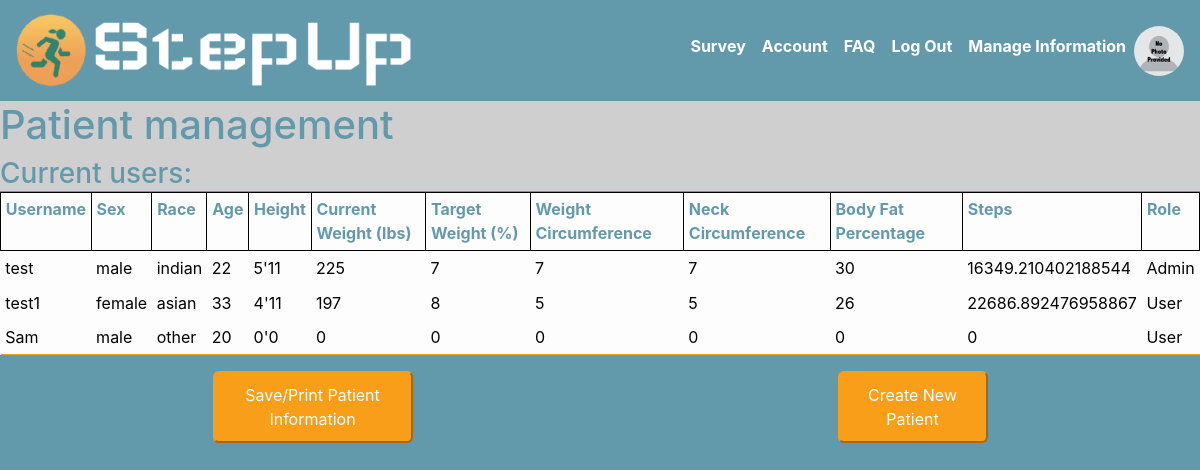
Page /auth/manage_users (signed in) on the committed database.
### tables this page shows
CREATE TABLE user
(
    username       TEXT NOT NULL,
    password       TEXT NOT NULL,
    email          TEXT NOT NULL,
    picture        BLOB,
    sex            TEXT NOT NULL,
    race           TEXT NOT NULL,
    age            INTEGER NOT NULL,
    feet           INTEGER NOT NULL,
    inches         INTEGER NOT NULL,
    userid         INTEGER PRIMARY KEY UNIQUE,
    current_weight INTEGER NOT NULL,
    target_weight  INTEGER NOT NULL,
    weight_circum  INTEGER NOT NULL,
    neck_circum    INTEGER NOT NULL,
    body_fat_per   INTEGER NOT NULL,
    steps          INTEGER NOT NULL,
    role           INTEGER NOT NULL,
    survey_update  TEXT NOT NULL
);

### step_up/auth.py (the view)
@bp.route('/manage_users', methods=('GET',))
@login_required
def manage_info():
    if g.user['role'] == 1:
        user_list = None
        if request.method == 'GET':
            database = get_database()
            user_list = database.execute(
                "SELECT * FROM user"
            ).fetchall()
        return render_template('auth/manage_info.html', user=user_list)
    else:
        abort(403)

### step_up/auth.py (called while the page is built)
def login_required(view):
    @functools.wraps(view)
    def wrapped_view(**kwargs):
        if g.user is None:
            return redirect(url_for('auth.login'))
        return view(**kwargs)
    return wrapped_view

@bp.before_app_request
def load_logged_in_user():
    userid = session.get('userid')
    if userid is None:
        g.user = None
    else:
        g.user = get_database().execute(
            "SELECT * FROM user WHERE userid = ?", (userid,)
        ).fetchone()

### step_up/database.py (called while the page is built)
def get_database():
    if 'database' not in g:
        g.database = sqlite3.connect(
            current_app.config['DATABASE'],
            detect_types=sqlite3.PARSE_DECLTYPES
        )
        g.database.row_factory = sqlite3.Row
    return g.database

def close_database(e=None):
    database = g.pop('database', None)
    if database is not None:
        database.close()

### step_up/templates/auth/manage_info.html (shortened to what this page needs)
{% extends 'base.html' %}
{% block content %}
    <div class="h1-h3">
        <h1>Patient management</h1>
        <h3>Current users:</h3>
    </div>
    <div style="overflow-x:auto; margin-top: -7px">
        <table class="table table-light table-sm" style="height:110px; width:100%; border-bottom: 1px solid #F89E19">
            <tr class="table-header">
                <th style="border:1px solid black">Username</th>
                <th style="border:1px solid black">Sex</th>
                <th style="border:1px solid black">Race</th>
                <th style="border:1px solid black">Age</th>
                <th style="border:1px solid black">Height</th>
                <th style="border:1px solid black">Current Weight (lbs)</th>
                <th style="border:1px solid black">Target Weight (%)</th>
                <th style="border:1px solid black">Weight Circumference</th>
                <th style="border:1px solid black">Neck Circumference</th>
                <th style="border:1px solid black">Body Fat Percentage</th>
                <th style="border:1px solid black">Steps</th>
                <th style="border:1px solid black">Role</th>
            </tr>
            {% if user %}
                {% set row = namespace(counter = 0) %}
                {% for user in user %}
                    {% set row.counter = row.counter + 1 %}
                    <tr>
                    <td style="color:black">{{ user['username'] }}</td>
                    <td style="color:black">{{ user['sex'] }}</td>
                    <td style="color:black">{{ user['race'] }}</td>
                    <td style="color:black">{{ user['age'] }}</td>
                    <td style="color:black">{{ user['feet'] }}'{{ user['inches'] }}</td>
                    <td style="color:black">{{ user['current_weight'] }}</td>
                    <td style="color:black">{{ user['target_weight'] }}</td>
                    <td style="color:black">{{ user['weight_circum'] }}</td>
                    <td style="color:black">{{ user['neck_circum'] }}</td>
                    <td style="color:black">{{ user['body_fat_per'] }}</td>
                    <td style="color:black">{{ user['steps'] }}</td>
                    {% if user['role'] == 1 %}
                        <td style="color:black">
                            Admin
                        </td>
                    {% else %}
                        <td style="color:black">
                            User
                        </td>
                    {% endif %}
                    </tr>
                {% endfor %}
            {% else %}
                <tr>
                    <td style="color:black">No users found!</td>
                </tr>
            {% endif %}
        </table>
    </div>
    <div class="d-flex justify-content-center">
        <button data-toggle="tooltip" data-placement="top" title="Print a copy of the income statement" type="button"
                style="display: block; border-color: #F89E19; margin: auto; padding: 10px; background-color: #F89E19; color: white; border-radius: 6px; width: 200px"
                onclick="alert('To save patient information, select Save as PDF from the Print dialog' ); window.print()">
            Save/Print Patient Information
        </button>
        <button data-toggle="tooltip" data-placement="top" title="Create a new user account" type="button"
                style="display: block; border-color: #F89E19; margin: auto; padding: 10px; background-color: #F89E19; color: white; border-radius: 6px; width: 150px"
                onclick="window.location.href='{{ url_for('auth.register') }}'">Create New Patient
        </button>
    </div>
{% endblock %}

### step_up/templates/base.html (shortened to what this page needs)
<!DOCTYPE html>
<html lang="en" xmlns="http://www.w3.org/1999/html">
<head>
    <link rel="stylesheet" href="{{url_for('static', filename = 'style.css') }}"/>
    <link rel="stylesheet" href=
"https://maxcdn.bootstrapcdn.com/bootstrap/4.4.1/css/bootstrap.min.css">
</head>
{% if g.user %}
<nav class="navbar sticky-top navbar-expand-lg navbar-light" style="background-color: #639AAB;"
     style="position: relative; z-index: 999; overflow: visible">
    <a class="navbar-brand" href={{ url_for('mainpage') }}> <img
            src="{{ url_for('static', filename='logo.png') }}" width="400" height="75"
            class="d-inline-block align-top" alt="Site logo">
    {% if g.user %}
        <div class="collapse navbar-collapse" id="navbarSupportedContent">
            <ul class="navbar-nav ml-auto">
                <li style="display:inline-block;">
                    <a class="nav-link" href="{{ url_for('auth.patient_survey') }}" style="text-decoration:none;
                        color:white; font-weight: bold;">Survey</a>
                </li>
                <li style="display:inline-block;">
                    <a class="nav-link" href="{{ url_for('auth.my_account') }}" style="text-decoration:none;
                        color:white; font-weight: bold;">Account</a>
                </li>
                <li style="display:inline-block;">
                    <a class="nav-link" href="{{ url_for('auth.help_page') }}" style="text-decoration:none;
                        color:white; font-weight: bold;">FAQ</a>
                </li>
                <li style="display:inline-block;">
                    <a class="nav-link" href="{{ url_for('auth.logout') }}" style="text-decoration:none;
                        color:white; font-weight: bold;">Log Out</a>
                </li>
                {% if g.user['role'] == 1 %}
                    <li style="display:inline-block;">
                        <a class="nav-link" href="{{ url_for('auth.manage_info') }}"style="text-decoration:none;
                            color:white; font-weight: bold;">Manage Information</a>
                    </li>
                {% endif %}
                <li style="display:inline-block;">
                    {% if g.user['picture'] %}
                        <img
                                 class="rounded-circle" width="50" height="50" alt="User's profile picture"/>
                    {% else %}
                        <img src="{{ url_for('static', filename='no_photo.png') }}" class="rounded-circle"
                                 width="50" height="50" alt="Placeholder profile picture"/>
                    {% endif %}
                </li>
            </ul>
        </div>
    {% endif %}
</nav>
{% endif %}
<section class="content">
    {% block content %}{% endblock %}
</section>
</html>

### step_up/static/style.css (style rules this page uses)
.h1-h3 { background-color: #CFCFCF; color: #639AAB; }
.table-header { color: #639AAB; }
.table { background-color: white; }

### step_up/templates/base.html (style rules this page uses)
* { margin: 0; padding: 0; }
img { display: block; margin-left: auto; margin-right: auto; }

### rows in the picture
user: username "test", sex "male", race "indian", age "22", feet "5", inches "11", current_weight "225", target_weight "7", weight_circum "7", neck_circum "7", body_fat_per "30", steps "16349.210402188544", role "Admin"
user: username "test1", sex "female", race "asian", age "33", feet "4", inches "11", current_weight "197", target_weight "8", weight_circum "5", neck_circum "5", body_fat_per "26", steps "22686.892476958867", role "User"
user: username "Sam", sex "male", race "other", age "20", feet "0", inches "0", current_weight "0", target_weight "0", weight_circum "0", neck_circum "0", body_fat_per "0", steps "0", role "User"
